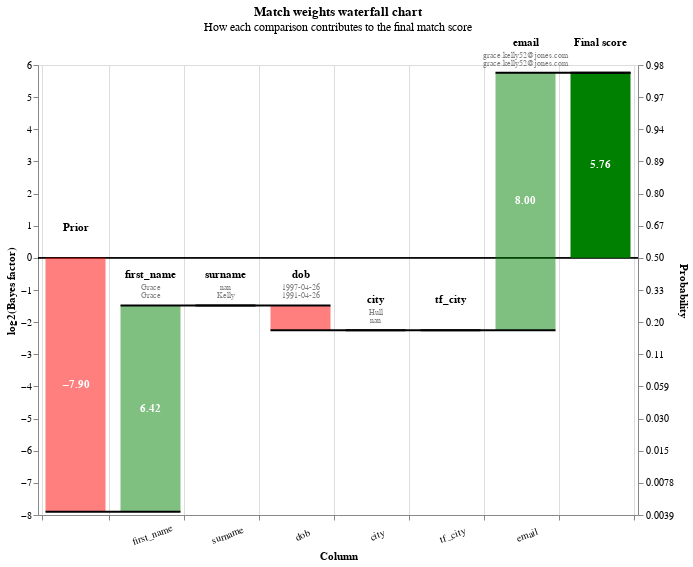

Notebook code for this chart:
### Markdown cell above
You can also view rows in this dataset as a waterfall chart as follows:

### Code cell
records_to_plot = df_predictions.as_record_dict(limit=5)
linker.waterfall_chart(records_to_plot, filter_nulls=False)

### Figure 1 — Vega-Lite specification as saved in the notebook (floating-point values rounded to 4 significant figures)
{"$schema": "https://vega.github.io/schema/vega-lite/v5.2.0.json", "config": {"view": {"continuousHeight": 300, "continuousWidth": 400}}, "data": {"values": [{"bar_sort_order": 0, "bayes_factor": 0.00419, "bayes_factor_description": null, "column_name": "Prior", "comparison_vector_value": null, "label_for_charts": "Starting match weight (prior)", "log2_bayes_factor": -7.899, "m_probability": null, "record_number": 0, "sql_condition": null, "term_frequency_adjustment": null, "u_probability": null, "value_l": "", "value_r": ""}, {"bar_sort_order": 1, "bayes_factor": 85.53, "bayes_factor_description": "If comparison level is `exact match` then comparison is 85.53 times more likely to be a match", "column_name": "first_name", "comparison_vector_value": 2, "label_for_charts": "Exact match", "log2_bayes_factor": 6.418, "m_probability": 0.4955, "record_number": 0, "sql_condition": "first_name_l = first_name_r", "term_frequency_adjustment": false, "u_probability": 0.005794, "value_l": "Grace", "value_r": "Grace"}, {"bar_sort_order": 2, "bayes_factor": 1, "bayes_factor_description": "If comparison level is `null` then comparison is 1.00 times more likely to be a match", "column_name": "surname", "comparison_vector_value": -1, "label_for_charts": "Null", "log2_bayes_factor": 0, "m_probability": null, "record_number": 0, "sql_condition": "surname_l IS NULL OR surname_r IS NULL", "term_frequency_adjustment": false, "u_probability": null, "value_l": "nan", "value_r": "Kelly"}, {"bar_sort_order": 3, "bayes_factor": 0.5873, "bayes_factor_description": "If comparison level is `all other comparisons` then comparison is  1.70 times less likely to be a match", "column_name": "dob", "comparison_vector_value": 0, "label_for_charts": "All other comparisons", "log2_bayes_factor": -0.7678, "m_probability": 0.5863, "record_number": 0, "sql_condition": "ELSE", "term_frequency_adjustment": false, "u_probability": 0.9983, "value_l": "1997-04-26", "value_r": "1991-04-26"}, {"bar_sort_order": 4, "bayes_factor": 1, "bayes_factor_description": "If comparison level is `null` then comparison is 1.00 times more likely to be a match", "column_name": "city", "comparison_vector_value": -1, "label_for_charts": "Null", "log2_bayes_factor": 0, "m_probability": null, "record_number": 0, "sql_condition": "city_l IS NULL OR city_r IS NULL", "term_frequency_adjustment": false, "u_probability": null, "value_l": "Hull", "value_r": "nan"}, {"bar_sort_order": 5, "bayes_factor": 1, "bayes_factor_description": "If comparison level is `null` then comparison is 1.00 times more likely to be a match", "column_name": "tf_city", "comparison_vector_value": -1, "label_for_charts": "Null", "log2_bayes_factor": 0, "m_probability": null, "record_number": 0, "sql_condition": "city_l IS NULL OR city_r IS NULL", "term_frequency_adjustment": true, "u_probability": null, "value_l": "", "value_r": ""}, {"bar_sort_order": 6, "bayes_factor": 256.8, "bayes_factor_description": "If comparison level is `exact match` then comparison is 256.84 times more likely to be a match", "column_name": "email", "comparison_vector_value": 1, "label_for_charts": "Exact match", "log2_bayes_factor": 8.005, "m_probability": 0.5635, "record_number": 0, "sql_condition": "email_l = email_r", "term_frequency_adjustment": false, "u_probability": 0.002194, "value_l": "grace.kelly52@jones.com", "value_r": "grace.kelly52@jones.com"}, {"bar_sort_order": 7, "bayes_factor": 54.05, "bayes_factor_description": null, "column_name": "Final score", "comparison_vector_value": null, "label_for_charts": "Final score", "log2_bayes_factor": 5.756, "m_probability": null, "record_number": 0, "sql_condition": null, "term_frequency_adjustment": null, "u_probability": null, "value_l": "", "value_r": ""}, {"bar_sort_order": 0, "bayes_factor": 0.00419, "bayes_factor_description": null, "column_name": "Prior", "comparison_vector_value": null, "label_for_charts": "Starting match weight (prior)", "log2_bayes_factor": -7.899, "m_probability": null, "record_number": 1, "sql_condition": null, "term_frequency_adjustment": null, "u_probability": null, "value_l": "", "value_r": ""}, {"bar_sort_order": 1, "bayes_factor": 85.53, "bayes_factor_description": "If comparison level is `exact match` then comparison is 85.53 times more likely to be a match", "column_name": "first_name", "comparison_vector_value": 2, "label_for_charts": "Exact match", "log2_bayes_factor": 6.418, "m_probability": 0.4955, "record_number": 1, "sql_condition": "first_name_l = first_name_r", "term_frequency_adjustment": false, "u_probability": 0.005794, "value_l": "Evie", "value_r": "Evie"}, {"bar_sort_order": 2, "bayes_factor": 0.557, "bayes_factor_description": "If comparison level is `all other comparisons` then comparison is  1.80 times less likely to be a match", "column_name": "surname", "comparison_vector_value": 0, "label_for_charts": "All other comparisons", "log2_bayes_factor": -0.8444, "m_probability": 0.5542, "record_number": 1, "sql_condition": "ELSE", "term_frequency_adjustment": false, "u_probability": 0.9951, "value_l": "Dean", "value_r": "Jones"}, {"bar_sort_order": 3, "bayes_factor": 0.5873, "bayes_factor_description": "If comparison level is `all other comparisons` then comparison is  1.70 times less likely to be a match", "column_name": "dob", "comparison_vector_value": 0, "label_for_charts": "All other comparisons", "log2_bayes_factor": -0.7678, "m_probability": 0.5863, "record_number": 1, "sql_condition": "ELSE", "term_frequency_adjustment": false, "u_probability": 0.9983, "value_l": "2015-03-03", "value_r": "2002-07-22"}, {"bar_sort_order": 4, "bayes_factor": 1, "bayes_factor_description": "If comparison level is `null` then comparison is 1.00 times more likely to be a match", "column_name": "city", "comparison_vector_value": -1, "label_for_charts": "Null", "log2_bayes_factor": 0, "m_probability": null, "record_number": 1, "sql_condition": "city_l IS NULL OR city_r IS NULL", "term_frequency_adjustment": false, "u_probability": null, "value_l": "Pootsmruth", "value_r": "nan"}, {"bar_sort_order": 5, "bayes_factor": 1, "bayes_factor_description": "If comparison level is `null` then comparison is 1.00 times more likely to be a match", "column_name": "tf_city", "comparison_vector_value": -1, "label_for_charts": "Null", "log2_bayes_factor": 0, "m_probability": null, "record_number": 1, "sql_condition": "city_l IS NULL OR city_r IS NULL", "term_frequency_adjustment": true, "u_probability": null, "value_l": "", "value_r": ""}, {"bar_sort_order": 6, "bayes_factor": 0.4375, "bayes_factor_description": "If comparison level is `all other comparisons` then comparison is  2.29 times less likely to be a match", "column_name": "email", "comparison_vector_value": 0, "label_for_charts": "All other comparisons", "log2_bayes_factor": -1.193, "m_probability": 0.4365, "record_number": 1, "sql_condition": "ELSE", "term_frequency_adjustment": false, "u_probability": 0.9978, "value_l": "evihd56@earris-bailey.net", "value_r": "eviejones@brewer-sparks.org"}, {"bar_sort_order": 7, "bayes_factor": 0.05128, "bayes_factor_description": null, "column_name": "Final score", "comparison_vector_value": null, "label_for_charts": "Final score", "log2_bayes_factor": -4.285, "m_probability": null, "record_number": 1, "sql_condition": null, "term_frequency_adjustment": null, "u_probability": null, "value_l": "", "value_r": ""}, {"bar_sort_order": 0, "bayes_factor": 0.00419, "bayes_factor_description": null, "column_name": "Prior", "comparison_vector_value": null, "label_for_charts": "Starting match weight (prior)", "log2_bayes_factor": -7.899, "m_probability": null, "record_number": 2, "sql_condition": null, "term_frequency_adjustment": null, "u_probability": null, "value_l": "", "value_r": ""}, {"bar_sort_order": 1, "bayes_factor": 85.53, "bayes_factor_description": "If comparison level is `exact match` then comparison is 85.53 times more likely to be a match", "column_name": "first_name", "comparison_vector_value": 2, "label_for_charts": "Exact match", "log2_bayes_factor": 6.418, "m_probability": 0.4955, "record_number": 2, "sql_condition": "first_name_l = first_name_r", "term_frequency_adjustment": false, "u_probability": 0.005794, "value_l": "Oliver", "value_r": "Oliver"}, {"bar_sort_order": 2, "bayes_factor": 0.557, "bayes_factor_description": "If comparison level is `all other comparisons` then comparison is  1.80 times less likely to be a match", "column_name": "surname", "comparison_vector_value": 0, "label_for_charts": "All other comparisons", "log2_bayes_factor": -0.8444, "m_probability": 0.5542, "record_number": 2, "sql_condition": "ELSE", "term_frequency_adjustment": false, "u_probability": 0.9951, "value_l": "Griffiths", "value_r": "Bird"}, {"bar_sort_order": 3, "bayes_factor": 0.5873, "bayes_factor_description": "If comparison level is `all other comparisons` then comparison is  1.70 times less likely to be a match", "column_name": "dob", "comparison_vector_value": 0, "label_for_charts": "All other comparisons", "log2_bayes_factor": -0.7678, "m_probability": 0.5863, "record_number": 2, "sql_condition": "ELSE", "term_frequency_adjustment": false, "u_probability": 0.9983, "value_l": "1991-10-26", "value_r": "2000-02-27"}, {"bar_sort_order": 4, "bayes_factor": 1, "bayes_factor_description": "If comparison level is `null` then comparison is 1.00 times more likely to be a match", "column_name": "city", "comparison_vector_value": -1, "label_for_charts": "Null", "log2_bayes_factor": 0, "m_probability": null, "record_number": 2, "sql_condition": "city_l IS NULL OR city_r IS NULL", "term_frequency_adjustment": false, "u_probability": null, "value_l": "Lunton", "value_r": "nan"}, {"bar_sort_order": 5, "bayes_factor": 1, "bayes_factor_description": "If comparison level is `null` then comparison is 1.00 times more likely to be a match", "column_name": "tf_city", "comparison_vector_value": -1, "label_for_charts": "Null", "log2_bayes_factor": 0, "m_probability": null, "record_number": 2, "sql_condition": "city_l IS NULL OR city_r IS NULL", "term_frequency_adjustment": true, "u_probability": null, "value_l": "", "value_r": ""}, {"bar_sort_order": 6, "bayes_factor": 0.4375, "bayes_factor_description": "If comparison level is `all other comparisons` then comparison is  2.29 times less likely to be a match", "column_name": "email", "comparison_vector_value": 0, "label_for_charts": "All other comparisons", "log2_bayes_factor": -1.193, "m_probability": 0.4365, "record_number": 2, "sql_condition": "ELSE", "term_frequency_adjustment": false, "u_probability": 0.9978, "value_l": "o.griffiths90@reyes-coleman.com", "value_r": "oliver.b@smith.net"}, {"bar_sort_order": 7, "bayes_factor": 0.05128, "bayes_factor_description": null, "column_name": "Final score", "comparison_vector_value": null, "label_for_charts": "Final score", "log2_bayes_factor": -4.285, "m_probability": null, "record_number": 2, "sql_condition": null, "term_frequency_adjustment": null, "u_probability": null, "value_l": "", "value_r": ""}, {"bar_sort_order": 0, "bayes_factor": 0.00419, "bayes_factor_description": null, "column_name": "Prior", "comparison_vector_value": null, "label_for_charts": "Starting match weight (prior)", "log2_bayes_factor": -7.899, "m_probability": null, "record_number": 3, "sql_condition": null, "term_frequency_adjustment": null, "u_probability": null, "value_l": "", "value_r": ""}, {"bar_sort_order": 1, "bayes_factor": 85.53, "bayes_factor_description": "If comparison level is `exact match` then comparison is 85.53 times more likely to be a match", "column_name": "first_name", "comparison_vector_value": 2, "label_for_charts": "Exact match", "log2_bayes_factor": 6.418, "m_probability": 0.4955, "record_number": 3, "sql_condition": "first_name_l = first_name_r", "term_frequency_adjustment": false, "u_probability": 0.005794, "value_l": "Caleb", "value_r": "Caleb"}, {"bar_sort_order": 2, "bayes_factor": 0.557, "bayes_factor_description": "If comparison level is `all other comparisons` then comparison is  1.80 times less likely to be a match", "column_name": "surname", "comparison_vector_value": 0, "label_for_charts": "All other comparisons", "log2_bayes_factor": -0.8444, "m_probability": 0.5542, "record_number": 3, "sql_condition": "ELSE", "term_frequency_adjustment": false, "u_probability": 0.9951, "value_l": "Rwoe", "value_r": "Scott"}, {"bar_sort_order": 3, "bayes_factor": 0.5873, "bayes_factor_description": "If comparison level is `all other comparisons` then comparison is  1.70 times less likely to be a match", "column_name": "dob", "comparison_vector_value": 0, "label_for_charts": "All other comparisons", "log2_bayes_factor": -0.7678, "m_probability": 0.5863, "record_number": 3, "sql_condition": "ELSE", "term_frequency_adjustment": false, "u_probability": 0.9983, "value_l": "1992-11-20", "value_r": "2000-12-10"}, {"bar_sort_order": 4, "bayes_factor": 1, "bayes_factor_description": "If comparison level is `null` then comparison is 1.00 times more likely to be a match", "column_name": "city", "comparison_vector_value": -1, "label_for_charts": "Null", "log2_bayes_factor": 0, "m_probability": null, "record_number": 3, "sql_condition": "city_l IS NULL OR city_r IS NULL", "term_frequency_adjustment": false, "u_probability": null, "value_l": "Liverpool", "value_r": "nan"}, {"bar_sort_order": 5, "bayes_factor": 1, "bayes_factor_description": "If comparison level is `null` then comparison is 1.00 times more likely to be a match", "column_name": "tf_city", "comparison_vector_value": -1, "label_for_charts": "Null", "log2_bayes_factor": 0, "m_probability": null, "record_number": 3, "sql_condition": "city_l IS NULL OR city_r IS NULL", "term_frequency_adjustment": true, "u_probability": null, "value_l": "", "value_r": ""}, {"bar_sort_order": 6, "bayes_factor": 1, "bayes_factor_description": "If comparison level is `null` then comparison is 1.00 times more likely to be a match", "column_name": "email", "comparison_vector_value": -1, "label_for_charts": "Null", "log2_bayes_factor": 0, "m_probability": null, "record_number": 3, "sql_condition": "email_l IS NULL OR email_r IS NULL", "term_frequency_adjustment": false, "u_probability": null, "value_l": "nan", "value_r": "c.scott@brooks.com"}, {"bar_sort_order": 7, "bayes_factor": 0.1172, "bayes_factor_description": null, "column_name": "Final score", "comparison_vector_value": null, "label_for_charts": "Final score", "log2_bayes_factor": -3.093, "m_probability": null, "record_number": 3, "sql_condition": null, "term_frequency_adjustment": null, "u_probability": null, "value_l": "", "value_r": ""}, {"bar_sort_order": 0, "bayes_factor": 0.00419, "bayes_factor_description": null, "column_name": "Prior", "comparison_vector_value": null, "label_for_charts": "Starting match weight (prior)", "log2_bayes_factor": -7.899, "m_probability": null, "record_number": 4, "sql_condition": null, "term_frequency_adjustment": null, "u_probability": null, "value_l": "", "value_r": ""}, {"bar_sort_order": 1, "bayes_factor": 85.53, "bayes_factor_description": "If comparison level is `exact match` then comparison is 85.53 times more likely to be a match", "column_name": "first_name", "comparison_vector_value": 2, "label_for_charts": "Exact match", "log2_bayes_factor": 6.418, "m_probability": 0.4955, "record_number": 4, "sql_condition": "first_name_l = first_name_r", "term_frequency_adjustment": false, "u_probability": 0.005794, "value_l": "Darcy", "value_r": "Darcy"}, {"bar_sort_order": 2, "bayes_factor": 0.557, "bayes_factor_description": "If comparison level is `all other comparisons` then comparison is  1.80 times less likely to be a match", "column_name": "surname", "comparison_vector_value": 0, "label_for_charts": "All other comparisons", "log2_bayes_factor": -0.8444, "m_probability": 0.5542, "record_number": 4, "sql_condition": "ELSE", "term_frequency_adjustment": false, "u_probability": 0.9951, "value_l": "Bernass", "value_r": "Rhodes"}, {"bar_sort_order": 3, "bayes_factor": 0.5873, "bayes_factor_description": "If comparison level is `all other comparisons` then comparison is  1.70 times less likely to be a match", "column_name": "dob", "comparison_vector_value": 0, "label_for_charts": "All other comparisons", "log2_bayes_factor": -0.7678, "m_probability": 0.5863, "record_number": 4, "sql_condition": "ELSE", "term_frequency_adjustment": false, "u_probability": 0.9983, "value_l": "1986-02-04", "value_r": "1979-01-14"}, {"bar_sort_order": 4, "bayes_factor": 0.458, "bayes_factor_description": "If comparison level is `all other comparisons` then comparison is  2.18 times less likely to be a match", "column_name": "city", "comparison_vector_value": 0, "label_for_charts": "All other comparisons", "log2_bayes_factor": -1.127, "m_probability": 0.4327, "record_number": 4, "sql_condition": "ELSE", "term_frequency_adjustment": false, "u_probability": 0.9449, "value_l": "Southampton", "value_r": "Birmingham"}, {"bar_sort_order": 5, "bayes_factor": 1, "bayes_factor_description": "If comparison level is `all other comparisons` then comparison is  2.18 times less likely to be a match", "column_name": "tf_city", "comparison_vector_value": 0, "label_for_charts": "All other comparisons", "log2_bayes_factor": 0, "m_probability": 0.4327, "record_number": 4, "sql_condition": "ELSE", "term_frequency_adjustment": true, "u_probability": 0.9449, "value_l": "", "value_r": ""}, {"bar_sort_order": 6, "bayes_factor": 0.4375, "bayes_factor_description": "If comparison level is `all other comparisons` then comparison is  2.29 times less likely to be a match", "column_name": "email", "comparison_vector_value": 0, "label_for_charts": "All other comparisons", "log2_bayes_factor": -1.193, "m_probability": 0.4365, "record_number": 4, "sql_condition": "ELSE", "term_frequency_adjustment": false, "u_probability": 0.9978, "value_l": "darcy.b@silva.com", "value_r": "drhodes16@johnson-robinson.com"}, {"bar_sort_order": 7, "bayes_factor": 0.02348, "bayes_factor_description": null, "column_name": "Final score", "comparison_vector_value": null, "label_for_charts": "Final score", "log2_bayes_factor": -5.412, "m_probability": null, "record_number": 4, "sql_condition": null, "term_frequency_adjustment": null, "u_probability": null, "value_l": "", "value_r": ""}]}, "height": 450, "layer": [{"layer": [{"encoding": {"color": {"value": "black"}, "size": {"value": 0.5}, "y": {"field": "zero", "type": "quantitative"}}, "mark": "rule"}, {"encoding": {"color": {"condition": {"test": "(datum.log2_bayes_factor < 0)", "value": "red"}, "value": "green"}, "opacity": {"condition": {"test": "datum.column_name == 'Prior match weight' || datum.column_name == 'Final score'", "value": 1}, "value": 0.5}, "tooltip": [{"field": "column_name", "title": "Comparison column", "type": "nominal"}, {"field": "value_l", "title": "Value (L)", "type": "nominal"}, {"field": "value_r", "title": "Value (R)", "type": "nominal"}, {"field": "label_for_charts", "title": "Label", "type": "ordinal"}, {"field": "sql_condition", "title": "SQL condition", "type": "nominal"}, {"field": "comparison_vector_value", "title": "Comparison vector value", "type": "nominal"}, {"field": "bayes_factor", "format": ",.4f", "title": "Bayes factor = m/u", "type": "quantitative"}, {"field": "log2_bayes_factor", "format": ",.4f", "title": "Match weight = log2(m/u)", "type": "quantitative"}, {"field": "prob", "format": ".4f", "title": "Adjusted match score", "type": "quantitative"}, {"field": "bayes_factor_description", "title": "Match weight description", "type": "nominal"}], "x": {"axis": {"grid": true, "labelAlign": "center", "labelAngle": -20, "labelExpr": "datum.value == 'Prior' || datum.value == 'Final score' ? '' : datum.value", "labelPadding": 10, "tickBand": "extent", "title": "Column"}, "field": "column_name", "sort": {"field": "bar_sort_order", "order": "ascending"}, "type": "nominal"}, "y": {"axis": {"grid": false, "orient": "left", "title": "log2(Bayes factor)"}, "field": "previous_sum", "type": "quantitative"}, "y2": {"field": "sum"}}, "mark": {"type": "bar", "width": 60}}, {"encoding": {"color": {"value": "white"}, "text": {"condition": {"field": "log2_bayes_factor", "format": ".2f", "test": "abs(datum.log2_bayes_factor) > 1", "type": "nominal"}, "value": ""}, "x": {"axis": {"labelAngle": 0, "title": "Column"}, "field": "column_name", "sort": {"field": "bar_sort_order", "order": "ascending"}, "type": "nominal"}, "y": {"axis": {"orient": "left"}, "field": "center", "type": "quantitative"}}, "mark": {"fontWeight": "bold", "type": "text"}}, {"encoding": {"color": {"value": "black"}, "text": {"field": "column_name", "type": "nominal"}, "x": {"axis": {"labelAngle": 0, "title": "Column"}, "field": "column_name", "sort": {"field": "bar_sort_order", "order": "ascending"}, "type": "nominal"}, "y": {"field": "sum_top", "type": "quantitative"}}, "mark": {"baseline": "bottom", "dy": -25, "fontWeight": "bold", "type": "text"}}, {"encoding": {"color": {"value": "grey"}, "text": {"field": "value_l", "type": "nominal"}, "x": {"axis": {"labelAngle": 0, "title": "Column"}, "field": "column_name", "sort": {"field": "bar_sort_order", "order": "ascending"}, "type": "nominal"}, "y": {"field": "sum_top", "type": "quantitative"}}, "mark": {"baseline": "bottom", "dy": -13, "fontSize": 8, "type": "text"}}, {"encoding": {"color": {"value": "grey"}, "text": {"field": "value_r", "type": "nominal"}, "x": {"axis": {"labelAngle": 0, "title": "Column"}, "field": "column_name", "sort": {"field": "bar_sort_order", "order": "ascending"}, "type": "nominal"}, "y": {"field": "sum_top", "type": "quantitative"}}, "mark": {"baseline": "bottom", "dy": -5, "fontSize": 8, "type": "text"}}]}, {"encoding": {"x": {"axis": {"labelAngle": 0, "title": "Column"}, "field": "column_name", "sort": {"field": "bar_sort_order", "order": "ascending"}, "type": "nominal"}, "x2": {"field": "lead"}, "y": {"axis": {"labelExpr": "format(1 / (1 + pow(2, -1*datum.value)), '.2r')", "orient": "right", "title": "Probability"}, "field": "sum", "scale": {"zero": false}, "type": "quantitative"}}, "mark": {"color": "black", "strokeWidth": 2, "type": "rule", "x2Offset": 30, "xOffset": -30}}], "params": [{"bind": {"input": "range", "max": 4, "min": 0, "step": 1}, "description": "Filter by the interation number", "name": "record_number", "value": 0}], "resolve": {"axis": {"y": "independent"}}, "title": {"subtitle": "How each comparison contributes to the final match score", "text": "Match weights waterfall chart"}, "transform": [{"filter": "(datum.record_number == record_number)"}, {"frame": [null, 0], "window": [{"as": "sum", "field": "log2_bayes_factor", "op": "sum"}, {"as": "lead", "field": "column_name", "op": "lead"}]}, {"as": "sum", "calculate": "datum.column_name === \"Final score\" ? datum.sum - datum.log2_bayes_factor : datum.sum"}, {"as": "lead", "calculate": "datum.lead === null ? datum.column_name : datum.lead"}, {"as": "previous_sum", "calculate": "datum.column_name === \"Final score\" || datum.column_name === \"Prior match weight\" ? 0 : datum.sum - datum.log2_bayes_factor"}, {"as": "top_label", "calculate": "datum.sum > datum.previous_sum ? datum.column_name : \"\""}, {"as": "bottom_label", "calculate": "datum.sum < datum.previous_sum ? datum.column_name : \"\""}, {"as": "sum_top", "calculate": "datum.sum > datum.previous_sum ? datum.sum : datum.previous_sum"}, {"as": "sum_bottom", "calculate": "datum.sum < datum.previous_sum ? datum.sum : datum.previous_sum"}, {"as": "center", "calculate": "(datum.sum + datum.previous_sum) / 2"}, {"as": "text_log2_bayes_factor", "calculate": "(datum.log2_bayes_factor > 0 ? \"+\" : \"\") + datum.log2_bayes_factor"}, {"as": "dy", "calculate": "datum.sum < datum.previous_sum ? 4 : -4"}, {"as": "baseline", "calculate": "datum.sum < datum.previous_sum ? \"top\" : \"bottom\""}, {"as": "prob", "calculate": "1. / (1 + pow(2, -1.*datum.sum))"}, {"as": "zero", "calculate": "0*datum.sum"}], "width": {"step": 75}}
